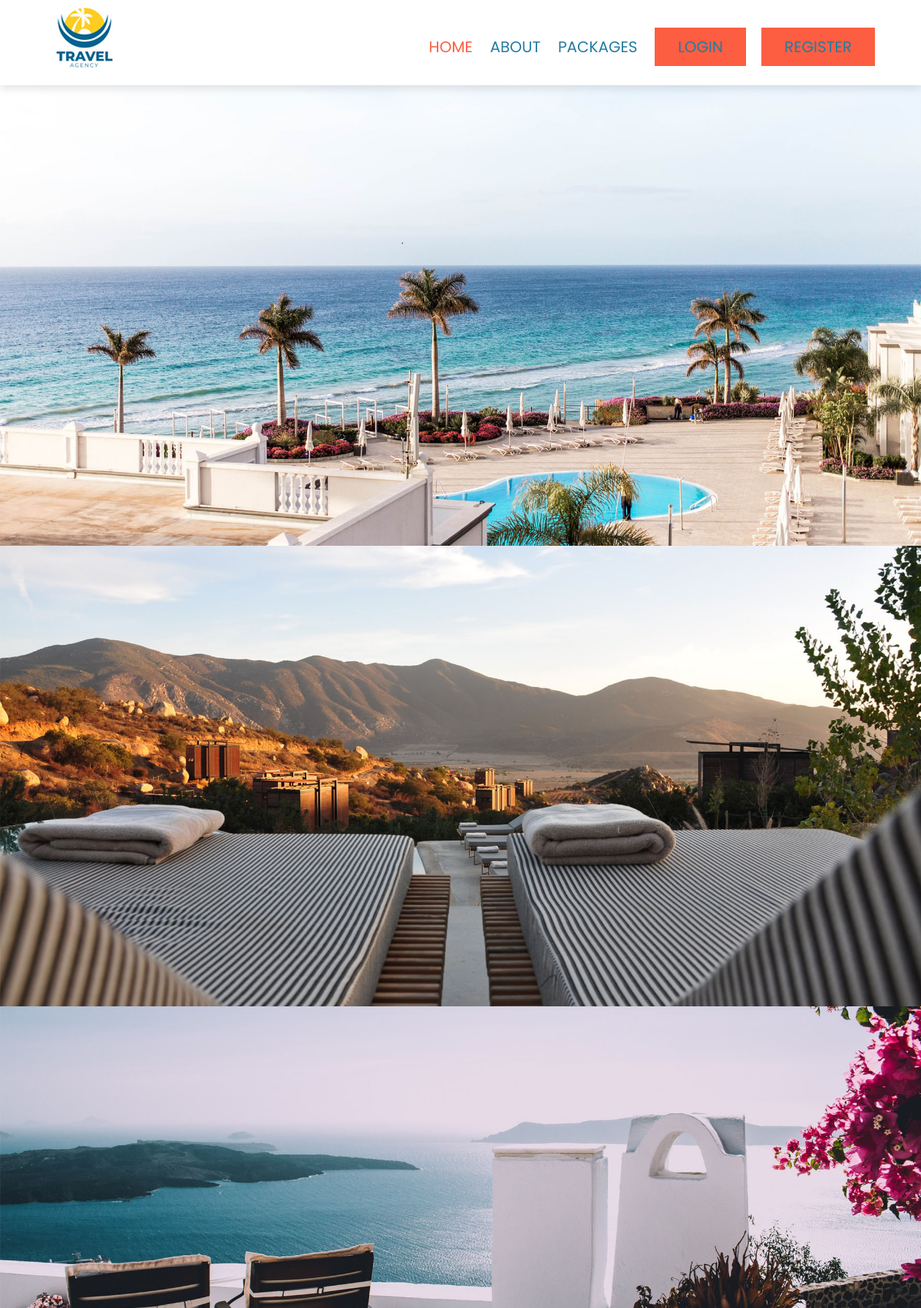
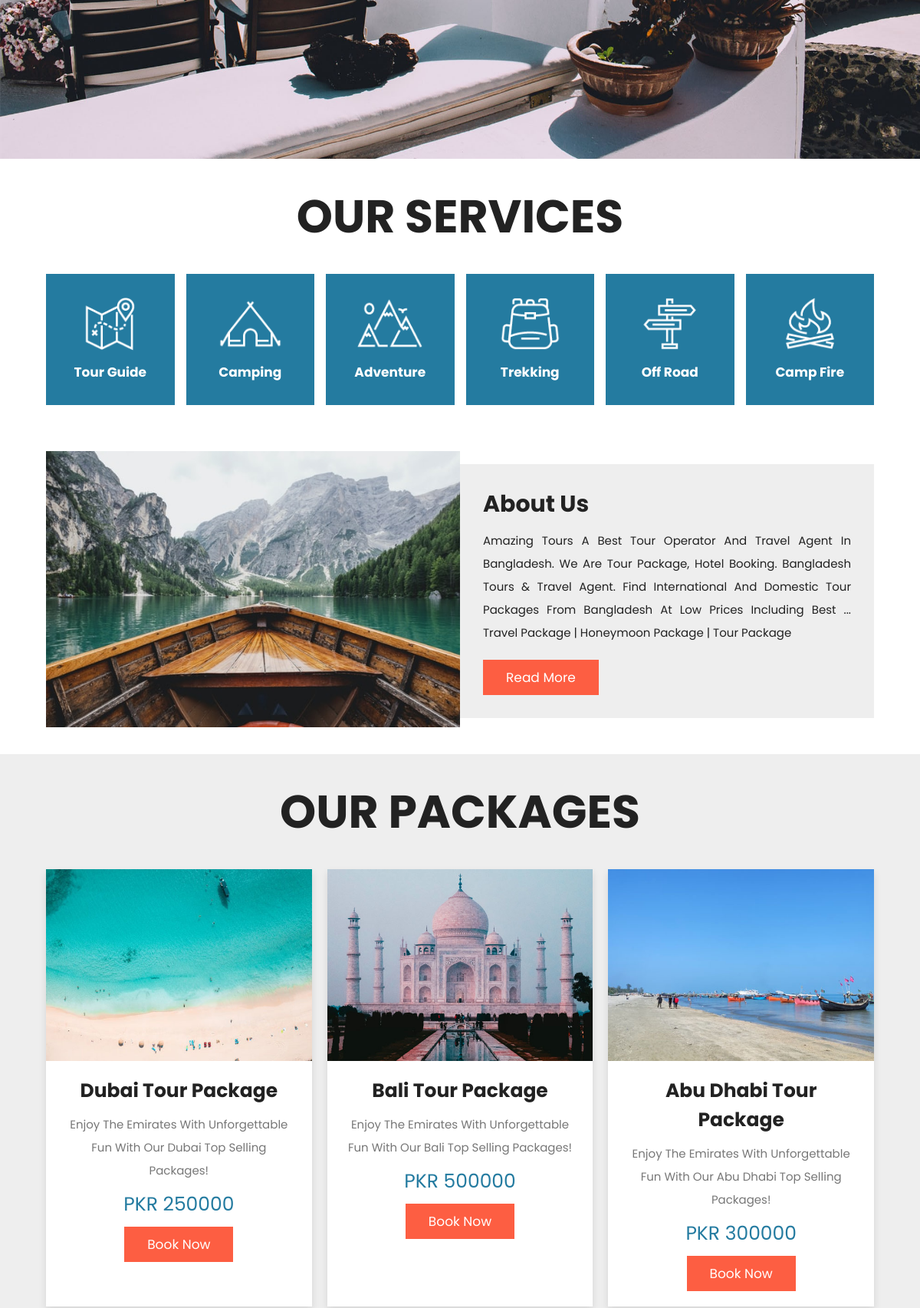
The app's page /home.php (upper part) with its own data (2 pictures, top to bottom).
### tables this page shows
CREATE TABLE `packages` (
  `id` int(30) NOT NULL,
  `title` text DEFAULT NULL,
  `tour_location` text DEFAULT NULL,
  `cost` double NOT NULL,
  `description` text DEFAULT NULL,
  `image_path` text DEFAULT NULL,
  `date_created` datetime NOT NULL DEFAULT current_timestamp()
);

### home.php (the view, shortened to what this page needs)
<!DOCTYPE html>
<html lang="en">
<head>
   <link rel="stylesheet" href="https://unpkg.com/swiper@7/swiper-bundle.min.css" />
   <link rel="stylesheet" href="https://cdnjs.cloudflare.com/ajax/libs/font-awesome/5.15.4/css/all.min.css">
   <link rel="stylesheet" href="css/style.css">
   <link href="https://cdn.jsdelivr.net/npm/remixicon@4.0.0/fonts/remixicon.css"rel="stylesheet"/>
</head>
<body>
<section class="header">
   <a href="home.php" class="logo"><img src="images/logo.jpg"></a>
   <nav class="navbar">
      <a href="home.php" class="active">home</a>
      <a href="about.php">about</a>
      <a href="package.php">Packages</a>
     <?php
      if (isset($_SESSION['user_id'])) {
         echo '<a href="http://localhost/Travel/login-reg-main/index.php"> Hi, ' . $_SESSION['Username'] . '!</a> <a href="login-reg-main/logout.php" class="btn btn-warning">Logout</a>';
      } else {
         echo '<a href="login-reg-main/login.php" class="btn btn-warning">Login</a>';
         echo '<a href="login-reg-main/registration.php" class="btn btn-warning">Register</a>';
      }
      ?>
   </nav>
</section>
<section class="home">
   <div class="swiper home-slider">
      <div class="swiper-wrapper">
         <div class="swiper-slide slide" style="background:url(images/home-slide-1.jpg) no-repeat">
         </div>
         <div class="swiper-slide slide" style="background:url(images/home-slide-2.jpg) no-repeat">
         </div>
         <div class="swiper-slide slide" style="background:url(images/home-slide-3.jpg) no-repeat">
         </div>
      </div>
   </div>
</section>
<section class="services">
   <h1 class="heading-title"> our services </h1>
   <div class="box-container">
      <div class="box">
         <img src="images/icon-2.png" alt="">
         <h3>tour guide</h3>
      </div>
      <div class="box">
         <img src="images/icon-6.png" alt="">
         <h3>camping</h3>
      </div>
      <div class="box">
         <img src="images/icon-1.png" alt="">
         <h3>adventure</h3>
      </div>
      <div class="box">
         <img src="images/icon-3.png" alt="">
         <h3>trekking</h3>
      </div>
      <div class="box">
         <img src="images/icon-5.png" alt="">
         <h3>off road</h3>
      </div>
      <div class="box">
         <img src="images/icon-4.png" alt="">
         <h3>camp fire</h3>
      </div>
   </div>
</section>
<section class="home-about">
   <div class="image">
      <img src="images/about-img.jpg" alt="">
   </div>
   <div class="content">
      <h3>about us</h3>
      <p>Amazing Tours a Best tour Operator and Travel agent in Bangladesh. We are Tour Package, Hotel booking. Bangladesh Tours & Travel agent. Find international and domestic tour packages from bangladesh at low prices including best ... Travel Package | Honeymoon Package | Tour Package</p>
      <a href="about.php" class="btn">read more</a>
   </div>
</section>
<section class="home-packages">
   <h1 class="heading-title"> our packages </h1>
   <div class="box-container">
   <?php
require_once "login-reg-main\database.php";
$sql = "SELECT id,title,cost, image_path, description FROM packages";
$result = $conn->query($sql);
$i = 1;
if ($result->num_rows > 0) {
    while($i<4 && $row = $result->fetch_assoc()) {
        echo "<div class='box'>";
        echo "<div class='image'><img src='".$row["image_path"]."' alt=''></div>";
        echo "<div class='content'>";
        echo "<h3>".$row["title"]."</h3>";
        echo "<p>".$row["description"]."</p>";
        echo "<h2>PKR ".$row["cost"]."</h2>";
        echo "<a href='book.php?package_id=".$row["id"]."&costperson=".$row["cost"]."' class='btn'>book now</a>";
        echo "</div>";
        echo "</div>";
        $i++;
    }
}
?>
   </div>
</section>
</body>
</html>

### css/style.css (style rules this page uses)
:root { --main-color:#247ba0; --black:#222; --white:#fff; --tomato:#fd5e42; --light-black:#777; --light-white:#fff9; --dark-bg:rgba(0,0,0,.7); --light-bg:#eee; --border:.1rem solid var(--main-color); --box-shadow:0 .5rem 1rem rgba(0,0,0,.1); --text-shadow:0 1.5rem 3rem rgba(0,0,0,.3); }
* { font-family: 'Poppins', sans-serif; margin:0; padding:0; box-sizing: border-box; outline: none; border:none; text-decoration: none; text-transform: capitalize; }
html { font-size: 62.5%; overflow-x: hidden; }
section { padding:5rem 10%; }
.btn { display: inline-block; background: var(--tomato); margin-top: 1rem; color:var(--white); font-size: 1.7rem; padding:1rem 3rem; cursor: pointer; }
.heading-title { text-align: center; margin-bottom: 3rem; font-size: 6rem; text-transform: uppercase; color:var(--black); }
.header { position: sticky; top:0; left:0; right:0; z-index: 1000; background-color: var(--white); display: flex; padding-top: 0rem; padding-bottom: 0rem; box-shadow: var(--box-shadow); align-items: center; justify-content: space-between; }
.header .logo { font-size: 2.5rem; color:var(--black); }
.header .navbar a { font-size: 2rem; margin-left: 2rem; color:#247ba0; text-transform: uppercase; }
.home { padding:0; }
.home .slide { text-align: center; padding:2rem; display: flex; align-items: center; justify-content: center; background-size: cover !important; background-position: center !important; min-height: 60rem; }
.services .box-container { display: grid; grid-template-columns: repeat(auto-fit, minmax(16rem, 1fr)); gap: 1.5rem; }
.services .box-container .box { padding:3rem 2rem; text-align: center; background: var(--main-color); cursor: pointer; }
.services .box-container .box img { height: 7rem; }
.services .box-container .box h3 { color:var(--white); font-size: 1.7rem; padding-top: 1rem; }
.home-about { display: flex; align-items: center; flex-wrap: wrap; }
.home-about .image { flex:1 1 41rem; }
.home-about .image img { width: 100%; }
.home-about .content { flex:1 1 41rem; padding:3rem; background: var(--light-bg); }
.home-about .content h3 { font-size: 3rem; color:var(--black); }
.home-about .content p { font-size: 1.5rem; padding:1rem 0; line-height: 2; color:var(--black); text-align: justify; }
.home-packages { background: var(--light-bg); }
.home-packages .box-container { display: grid; grid-template-columns: repeat(auto-fit, minmax(30rem, 1fr)); gap: 2rem; }
.home-packages .box-container .box { box-shadow: var(--box-shadow); background: var(--white); }
.home-packages .box-container .box .image { height: 25rem; overflow: hidden; }
.home-packages .box-container .box .image img { height: 100%; width: 100%; object-fit: cover; transition: .2s linear; }
.home-packages .box-container .box .content { padding:2rem; text-align: center; }
.home-packages .box-container .box .content h3 { font-size: 2.5rem; color:var(--black); }
.home-packages .box-container .box .content p { font-size: 1.5rem; color:var(--light-black); line-height: 2; padding:1rem 0; }
.content h2 { font-size: 25px; font-weight: normal; color: #247ba0; }
.active { color: var(--tomato)!important; }
@media (max-width:1200px) { section { padding:3rem 5%; } }

### records on screen
packages: image_path (picture), title "Dubai Tour Package", description "Enjoy The Emirates With Unforgettable Fun With Our Dubai Top Selling Packages!", cost "250000"
packages: image_path (picture), title "Bali Tour Package", description "Enjoy The Emirates With Unforgettable Fun With Our Bali Top Selling Packages!", cost "500000"
packages: image_path (picture), title "Abu Dhabi Tour Package", description "Enjoy The Emirates With Unforgettable Fun With Our Abu Dhabi Top Selling Packages!", cost "300000"
